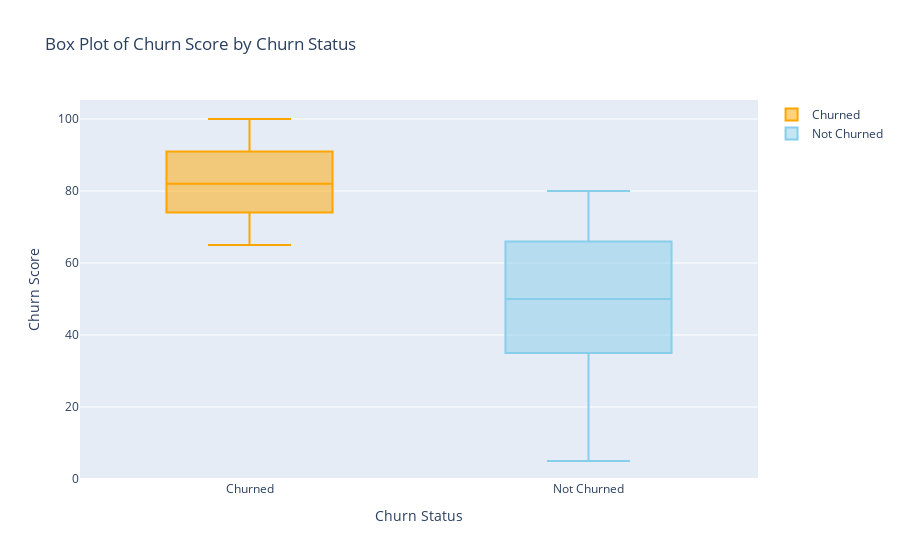

The cell this chart's notebook holds for it:
### Code cell
# Create a box plot
import plotly.graph_objects as go

# Create traces for churned and non-churned customers
churned_trace = go.Box(y=df2[df2['Churn Value'] == 1]['Churn Score'], name='Churned', marker_color='orange')
not_churned_trace = go.Box(y=df2[df2['Churn Value'] == 0]['Churn Score'], name='Not Churned', marker_color='skyblue')

# Create the figure and add traces
fig = go.Figure(data=[churned_trace, not_churned_trace])

# Update layout
fig.update_layout(
    title='Box Plot of Churn Score by Churn Status',
    xaxis=dict(title='Churn Status'),
    yaxis=dict(title='Churn Score'),
    showlegend=True
)

# Add a horizontal line for threshold if necessary
# fig.add_hline(y=75, line_dash='dash', line_color='red', annotation_text='Threshold', 
#               annotation_position='bottom right')

# Show the plot
fig.show()

### Figure 1 — Plotly figure (JSON) as saved in the notebook; plotly's stock layout.template omitted (floating-point values rounded to 4 significant figures; data arrays with more than 128 entries replaced by an {"elided": "..."} marker saying what was removed)
{"data": [{"marker": {"color": "orange"}, "name": "Churned", "type": "box", "y": {"elided": "1869 int values"}}, {"marker": {"color": "skyblue"}, "name": "Not Churned", "type": "box", "y": {"elided": "5174 int values"}}], "layout": {"showlegend": true, "title": {"text": "Box Plot of Churn Score by Churn Status"}, "xaxis": {"title": {"text": "Churn Status"}}, "yaxis": {"title": {"text": "Churn Score"}}}}
